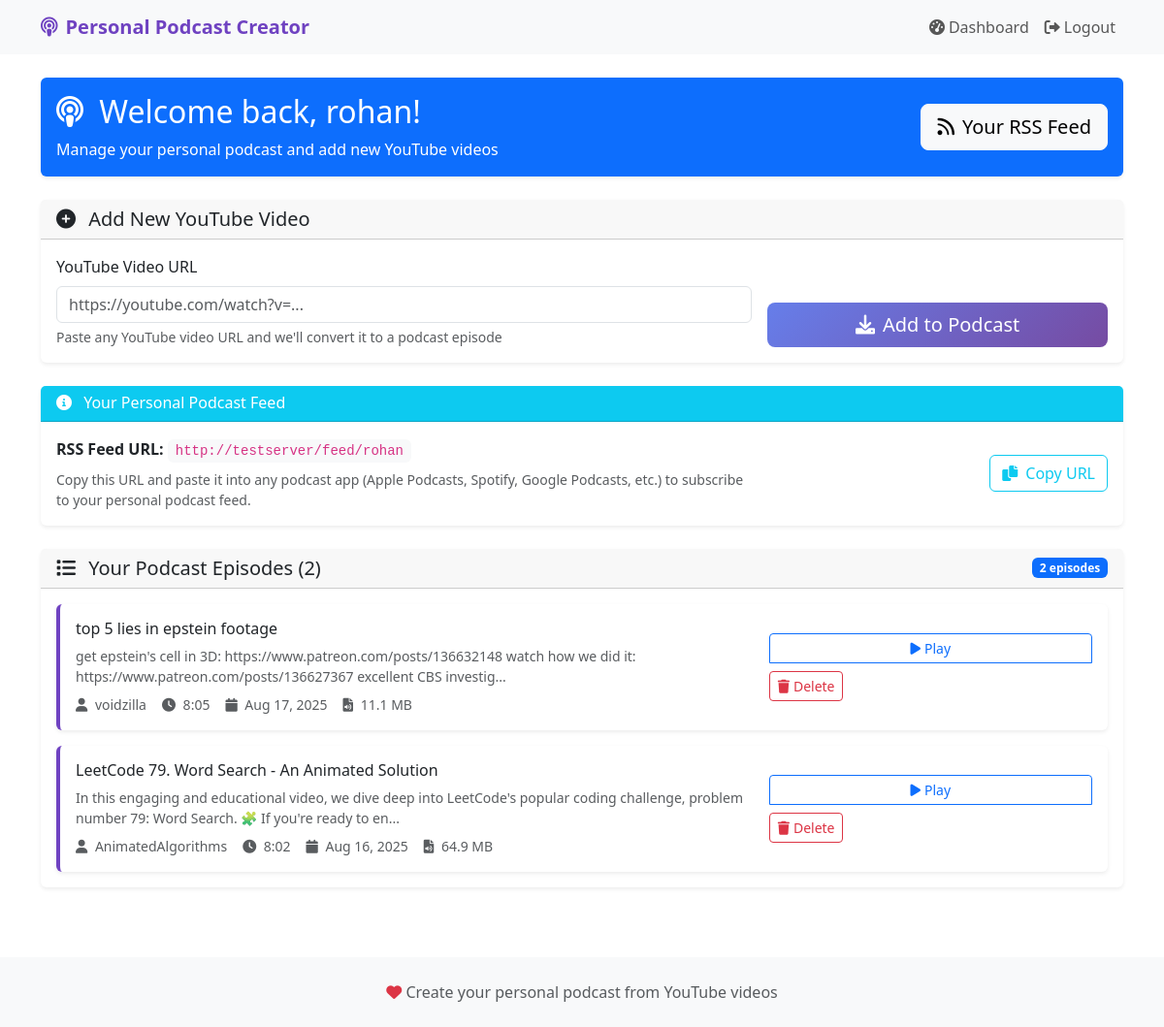
Page /dashboard (signed in) on the earlier database version.
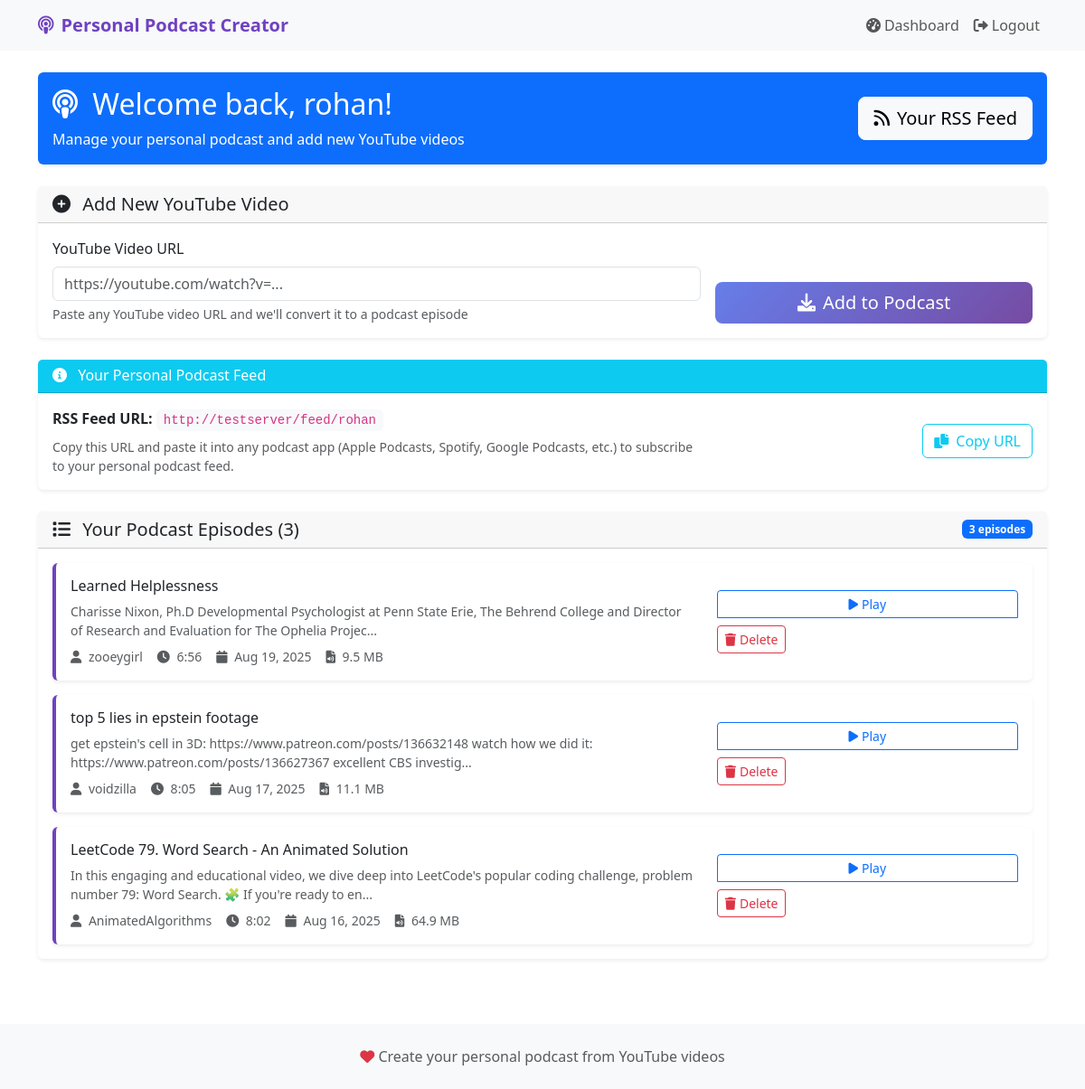
Same page on the later database version.
### app.py (models this page shows, shortened)
class User(UserMixin, db.Model):
    id = db.Column(db.Integer, primary_key=True)
    username = db.Column(db.String(80), unique=True, nullable=False)
    email = db.Column(db.String(120), unique=True, nullable=False)
    password_hash = db.Column(db.String(120), nullable=False)
    created_at = db.Column(db.DateTime, default=datetime.utcnow)
    episodes = db.relationship('Episode', backref='user', lazy=True)

class Episode(db.Model):
    id = db.Column(db.Integer, primary_key=True)
    user_id = db.Column(db.Integer, db.ForeignKey('user.id'), nullable=False)
    title = db.Column(db.String(200), nullable=False)
    description = db.Column(db.Text)
    duration = db.Column(db.Integer)  # in seconds
    upload_date = db.Column(db.String(20))  # YouTube upload date
    uploader = db.Column(db.String(100))
    filename = db.Column(db.String(200))
    file_size = db.Column(db.Integer)
    download_date = db.Column(db.DateTime, default=datetime.utcnow)
    video_url = db.Column(db.String(500))
    audio_url = db.Column(db.String(500))
    video_hash = db.Column(db.String(16), unique=True)  # MD5 hash of video URL

### app.py (the view)
@app.route('/dashboard')
@login_required
def dashboard():
    episodes = Episode.query.filter_by(user_id=current_user.id).order_by(Episode.download_date.desc()).all()
    return render_template('dashboard.html', episodes=episodes)

### app.py (called while the page is built)
@login_manager.user_loader
def load_user(user_id):
    return User.query.get(int(user_id))

### templates/dashboard.html (shortened to what this page needs)
{% extends "base.html" %}
{% block content %}
<div class="container py-4">
    <div class="row mb-4">
        <div class="col-12">
            <div class="card bg-primary text-white">
                <div class="card-body">
                    <div class="row align-items-center">
                        <div class="col-md-8">
                            <h2 class="mb-2">
                                <i class="fas fa-podcast me-2"></i>
                                Welcome back, {{ current_user.username }}!
                            </h2>
                            <p class="mb-0">Manage your personal podcast and add new YouTube videos</p>
                        </div>
                        <div class="col-md-4 text-md-end">
                            <a href="{{ url_for('user_feed', username=current_user.username) }}"
                               class="btn btn-light btn-lg" target="_blank">
                                <i class="fas fa-rss me-2"></i>Your RSS Feed
                            </a>
                        </div>
                    </div>
                </div>
            </div>
        </div>
    </div>
    <div class="row mb-4">
        <div class="col-12">
            <div class="card">
                <div class="card-header">
                    <h5 class="mb-0">
                        <i class="fas fa-plus-circle me-2"></i>
                        Add New YouTube Video
                    </h5>
                </div>
                <div class="card-body">
                    <form method="POST" action="{{ url_for('add_video') }}" id="addVideoForm">
                        <div class="row g-3">
                            <div class="col-md-8">
                                <label for="video_url" class="form-label">YouTube Video URL</label>
                                <input type="url" class="form-control" id="video_url" name="video_url"
                                       placeholder="https://youtube.com/watch?v=..." required>
                                <div class="form-text">
                                    Paste any YouTube video URL and we'll convert it to a podcast episode
                                </div>
                            </div>
                            <div class="col-md-4 d-flex align-items-end">
                                <button type="submit" class="btn btn-primary btn-lg w-100" id="addVideoBtn">
                                    <i class="fas fa-download me-2"></i>Add to Podcast
                                </button>
                            </div>
                        </div>
                    </form>
                </div>
            </div>
        </div>
    </div>
    <div class="row mb-4">
        <div class="col-12">
            <div class="card border-info">
                <div class="card-header bg-info text-white">
                    <h6 class="mb-0">
                        <i class="fas fa-info-circle me-2"></i>
                        Your Personal Podcast Feed
                    </h6>
                </div>
                <div class="card-body">
                    <div class="row align-items-center">
                        <div class="col-md-8">
                            <p class="mb-2">
                                <strong>RSS Feed URL:</strong>
                                <code class="bg-light px-2 py-1 rounded">{{ request.host_url.rstrip('/') }}/feed/{{ current_user.username }}</code>
                            </p>
                            <p class="mb-0 text-muted small">
                                Copy this URL and paste it into any podcast app (Apple Podcasts, Spotify, Google Podcasts, etc.)
                                to subscribe to your personal podcast feed.
                            </p>
                        </div>
                        <div class="col-md-4 text-md-end">
                            <button class="btn btn-outline-info" onclick="copyRSSUrl()">
                                <i class="fas fa-copy me-2"></i>Copy URL
                            </button>
                        </div>
                    </div>
                </div>
            </div>
        </div>
    </div>
    <div class="row">
        <div class="col-12">
            <div class="card">
                <div class="card-header d-flex justify-content-between align-items-center">
                    <h5 class="mb-0">
                        <i class="fas fa-list me-2"></i>
                        Your Podcast Episodes ({{ episodes|length }})
                    </h5>
                    {% if episodes %}
                        <span class="badge bg-primary">{{ episodes|length }} episodes</span>
                    {% endif %}
                </div>
                <div class="card-body">
                    {% if episodes %}
                        <div class="row g-3">
                            {% for episode in episodes %}
                                <div class="col-12">
                                    <div class="card episode-card h-100">
                                        <div class="card-body">
                                            <div class="row align-items-center">
                                                <div class="col-md-8">
                                                    <h6 class="card-title mb-2">{{ episode.title }}</h6>
                                                    <p class="card-text text-muted small mb-2">
                                                        {{ episode.description[:150] }}{% if episode.description|length > 150 %}...{% endif %}
                                                    </p>
                                                    <div class="d-flex flex-wrap gap-3 small text-muted">
                                                        <span>
                                                            <i class="fas fa-user me-1"></i>
                                                            {{ episode.uploader or 'Unknown' }}
                                                        </span>
                                                        {% if episode.duration %}
                                                            <span>
                                                                <i class="fas fa-clock me-1"></i>
                                                                {{ (episode.duration // 60)|int }}:{{ "%02d"|format(episode.duration % 60) }}
                                                            </span>
                                                        {% endif %}
                                                        <span>
                                                            <i class="fas fa-calendar me-1"></i>
                                                            {{ episode.download_date.strftime('%b %d, %Y') }}
                                                        </span>
                                                        <span>
                                                            <i class="fas fa-file-audio me-1"></i>
                                                            {{ (episode.file_size / 1024 / 1024)|round(1) }} MB
                                                        </span>
                                                    </div>
                                                </div>
                                                <div class="col-md-4 text-md-end">
                                                    <div class="btn-group-vertical w-100" role="group">
                                                        <a href="{{ episode.audio_url }}"
                                                           class="btn btn-outline-primary btn-sm mb-2"
                                                           target="_blank">
                                                            <i class="fas fa-play me-1"></i>Play
                                                        </a>
                                                        <form method="POST" action="{{ url_for('delete_episode', episode_id=episode.id) }}"
                                                              class="d-inline" onsubmit="return confirm('Are you sure you want to delete this episode?')">
                                                            <button type="submit" class="btn btn-outline-danger btn-sm">
                                                                <i class="fas fa-trash me-1"></i>Delete
                                                            </button>
                                                        </form>
                                                    </div>
                                                </div>
                                            </div>
                                        </div>
                                    </div>
                                </div>
                            {% endfor %}
                        </div>
                    {% endif %}
                </div>
            </div>
        </div>
    </div>
</div>
{% endblock %}

### templates/base.html (shortened to what this page needs)
<!DOCTYPE html>
<html lang="en">
<head>
    <link href="https://cdn.jsdelivr.net/npm/bootstrap@5.3.0/dist/css/bootstrap.min.css" rel="stylesheet">
    <link href="https://cdnjs.cloudflare.com/ajax/libs/font-awesome/6.0.0/css/all.min.css" rel="stylesheet">
</head>
<body>
    <nav class="navbar navbar-expand-lg navbar-light bg-light">
        <div class="container">
            <a class="navbar-brand" href="{{ url_for('index') }}">
                <i class="fas fa-podcast me-2"></i>Personal Podcast Creator
            </a>
            <div class="collapse navbar-collapse" id="navbarNav">
                <ul class="navbar-nav ms-auto">
                    {% if current_user.is_authenticated %}
                        <li class="nav-item">
                            <a class="nav-link" href="{{ url_for('dashboard') }}">
                                <i class="fas fa-tachometer-alt me-1"></i>Dashboard
                            </a>
                        </li>
                        <li class="nav-item">
                            <a class="nav-link" href="{{ url_for('logout') }}">
                                <i class="fas fa-sign-out-alt me-1"></i>Logout
                            </a>
                        </li>
                    {% endif %}
                </ul>
            </div>
        </div>
    </nav>
    <main>
        {% block content %}{% endblock %}
    </main>
    <footer class="bg-light py-4 mt-5">
        <div class="container text-center">
            <p class="text-muted mb-0">
                <i class="fas fa-heart text-danger"></i>
                Create your personal podcast from YouTube videos
            </p>
        </div>
    </footer>
</body>
</html>

### templates/base.html (style rules this page uses)
.navbar-brand { font-weight: bold; color: #6f42c1 !important; }
.card { border: none; box-shadow: 0 0.125rem 0.25rem rgba(0, 0, 0, 0.075); transition: transform 0.2s; }
.btn-primary { background: linear-gradient(135deg, #667eea 0%, #764ba2 100%); border: none; }
.episode-card { border-left: 4px solid #6f42c1; }

Differences in the rows shown:
added Episode: title "Learned Helplessness", description "Charisse Nixon, Ph.D Developmental Psychologist at Penn State Erie, The Behrend College and Director of Research and Evaluation for The Ophelia Projec", uploader "zooeygirl", duration "6", episode.duration%60 "56", download_date "Aug 19, 2025", (episode.file_size/1024/1024)|round(1) "9.5"
Other differences:
{{ episodes|length }}: "2" → "3"
